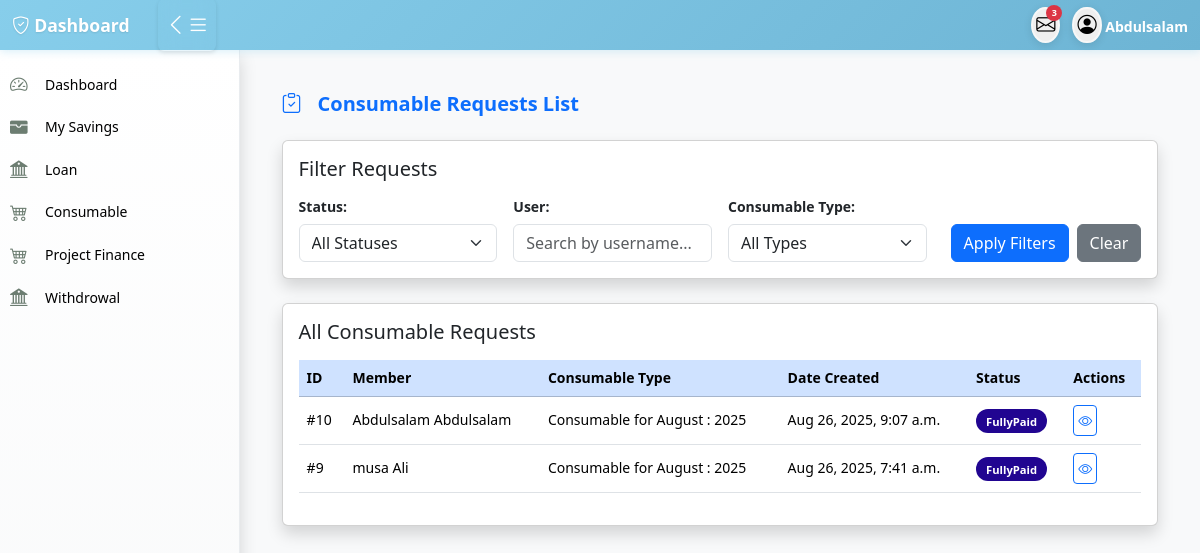
The app's page /consumables/admin_consumables_list (signed in), older data.
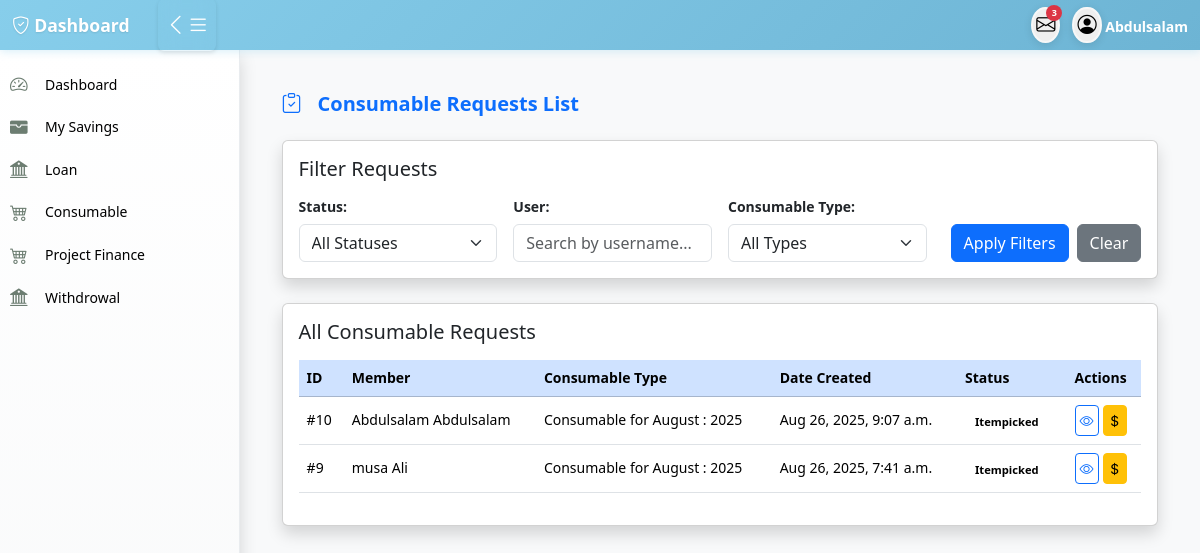
The same page, newer data.
### consumable/models.py (models this page shows, shortened)
class ConsumableRequest(models.Model):
    STATUS_CHOICES = [
        ('Pending', 'Pending'),('Approved', 'Approved'), ('Itempicked', 'Itempicked '),
        ('Declined', 'Declined'),('FullyPaid', 'FullyPaid'),]
    user = models.ForeignKey(User, on_delete=models.CASCADE)
    consumable_type = models.ForeignKey(ConsumableType, on_delete=models.CASCADE, null=True, blank=True, related_name='consumables_type')
    date_created = models.DateTimeField(auto_now_add=True)
    status = models.CharField(max_length=10, choices=STATUS_CHOICES, default='Pending')
    approved_by = models.ForeignKey(User, on_delete=models.SET_NULL, null=True, blank=True, related_name='approved_consumables')
    file_payslpt = models.ImageField(upload_to='file_payslpt', blank=True, null=True)
    def calculate_total_price(self):
        return sum(detail.total_price for detail in self.details.all())
    def total_paid(self):
        return self.repayments.aggregate(total=Sum('amount_paid'))['total'] or 0
    def balance(self):
        return self.calculate_total_price() - self.total_paid()

class ConsumableType(models.Model):
    name = models.CharField(max_length=100)
    description = models.TextField(blank=True, null=True)
    available = models.BooleanField(default=True)
    created_by = models.ForeignKey(User,on_delete=models.CASCADE)

### accounts/models.py (models this page shows, shortened)
class User(AbstractUser):
    first_name = models.CharField(max_length=100)
    last_name = models.CharField(max_length=100)
    other_name = models.CharField(max_length=100,blank=True,null=True)
    date_of_birth = models.DateField(blank=True,null=True)
    username = models.CharField(max_length=100, unique=True)
    savings = models.IntegerField(blank=True,null=True)
    account_type = models.CharField(max_length=100,blank=True,null=True)
    department = models.CharField(max_length=100)
    unit = models.CharField(max_length=100,blank=True,null=True)
    gender = models.ForeignKey(Gender, on_delete=models.CASCADE, blank=True, null=True)
    group = models.ForeignKey(UserGroup, on_delete=models.CASCADE, blank=True, null=True)
    marital_status = models.ForeignKey(MaritalStatus,on_delete=models.SET_NULL, null=True, blank=True)
    religion = models.ForeignKey(Religion, on_delete=models.SET_NULL, null=True, blank=True,)
    passport = models.ImageField(upload_to='passport', blank=True, null=True)
    phone1 = models.CharField(max_length=15,null=True, blank=True)
    phone2 = models.CharField(max_length=15, null=True, blank=True)
    email = models.EmailField(blank=True, null=True)
    member_number = models.CharField(max_length=100)

### consumable/views.py (the view)
# urls.py: path('admin_consumables_list',views.admin_consumables_list,name='admin_consumables_list'),
@login_required
def admin_consumables_list(request):
    consumables_list = ConsumableRequest.objects.select_related(
        'user', 'consumable_type'
    ).order_by('-date_created')
    status_filter = request.GET.get('status')
    user_filter = request.GET.get('user')
    consumable_type_filter = request.GET.get('consumable_type')
    if status_filter and status_filter != 'all':
        consumables_list = consumables_list.filter(status=status_filter)
    if user_filter:
        consumables_list = consumables_list.filter(
            Q(user__username__icontains=user_filter) |
            Q(user__first_name__icontains=user_filter) |
            Q(user__last_name__icontains=user_filter)
        )
    if consumable_type_filter and consumable_type_filter != 'all':
        try:
            consumable_type_filter_id = int(consumable_type_filter)
            consumables_list = consumables_list.filter(consumable_type_id=consumable_type_filter_id)
        except ValueError:
            pass
    all_consumable_types = ConsumableType.objects.filter(available=True).order_by('name')
    context = {
        'consumables_list': consumables_list,
        'all_consumable_types': all_consumable_types,
        'status_choices': ConsumableRequest.STATUS_CHOICES,
        'selected_status': status_filter,
        'selected_user': user_filter,
        'selected_consumable_type': consumable_type_filter,
    }
    return render(request, 'consumable/consumables_list.html', context)

### consumable/models.py (called while the page is built)
    @property
    def total_price(self):
        return self.quantity * self.item_price

### templates/consumable/consumables_list.html (shortened to what the changed rows need)
{% extends 'base/base.html' %}
{% load static %}
{% block content %}
    <div class="container-fluid py-4">
        <div class="card shadow mb-4">
            <div class="card-body">
                {% if consumables_list %}
                    <div class="table-responsive">
                        <table class="table table-hover align-middle">
                            <thead class="table-primary">
                                <tr>
                                    <th scope="col">ID</th>
                                    <th scope="col">Member</th>
                                    <th class="text-nowrap" style="min-width: 120px;">Consumable Type</th>
                                    <th class="text-nowrap" style="min-width: 120px;">Date Created</th>
                                    <th scope="col">Status</th>
                                    <th scope="col">Actions</th>
                                </tr>
                            </thead>
                            <tbody>
                                {% for request_obj in consumables_list %}
                                    <tr>
                                        <td>#{{ request_obj.id }}</td>
                                        <td class="text-nowrap" style="min-width: 120px;">{{ request_obj.user.get_full_name|default:request_obj.user.username }}</td>
                                        <td class="text-nowrap" style="min-width: 120px;">{{ request_obj.consumable_type.name }}</td>
                                        <td class="text-nowrap" style="min-width: 120px;">{{ request_obj.date_created|date:'M j, Y, P' }}</td>
                                        <td>
                                            <span class="status-badge
                                                {% if request_obj.status == 'Pending' %}status-pending
                                                {% elif request_obj.status == 'Approved' %}status-active
                                                {% elif request_obj.status == 'Itempicked' %}status-itempicked
                                                {% elif request_obj.status == 'FullyPaid' %}status-completed
                                                {% elif request_obj.status == 'Declined' %}status-cancelled
                                                {% else %}bg-secondary{% endif %}">
                                                {{ request_obj.status }}
                                            </span>
                                        </td>
                                       <td>
                                        <div class="d-flex">
                                            <a href="{% url 'admin_consumable_detail' request_obj.id %}" class="btn btn-sm btn-outline-primary p-1 me-1" title="View Details">
                                                <i class="bi bi-eye"></i>
                                            </a>
                                            {% if request_obj.status == 'Pending' %}
                                                <a href="" class="btn btn-sm btn-success p-1 me-1" title="Approve">
                                                    <i class="bi bi-check-circle"></i>
                                                </a>
                                                <a href="{% url 'admin_edit_consumable_request' request_obj.id %}" class="btn btn-sm btn-pen p-1 me-1" title="Edit">
                                                    <i class="bi bi-box-pen"></i>
                                                </a>
                                                <button type="button" class="btn btn-danger btn-sm p-1" data-bs-toggle="modal"
                                                        data-bs-target="#declineConfirmModal"
                                                        data-request-id="{{ request_obj.id }}"
                                                        data-url="{% url 'admin_request_reject' request_obj.id %}"
                                                        title="Decline">
                                                    <i class="fas fa-times"></i>
                                                </button>
                                            {% elif request_obj.status == 'Itempicked' %}
                                                <button type="button" class="btn btn-sm btn-warning p-1" title="Add Payment"
                                                        data-bs-toggle="modal" data-bs-target="#addPaymentModal"
                                                        data-request-id="{{ request_obj.id }}"
                                                        data-balance="{{ request_obj.balance|floatformat:2 }}"
                                                        data-url="{% url 'add_payment' request_obj.id %}">
                                                    <i class="bi bi-currency-dollar"></i>
                                                </button>
                                            {% endif %}
                                        </div>
                                    </td>
                                    </tr>
                                {% endfor %}
                            </tbody>
                        </table>
                    </div>
                {% else %}
                    <div class="alert alert-info text-center" role="alert">
                        <i class="bi bi-info-circle me-2"></i> No consumable requests found matching your criteria.
                    </div>
                {% endif %}
            </div>
        </div>
    </div>
{% endblock %}

Row changes from the older to the newer data that the page shows:
changed ConsumableRequest "Aug 26, 2025, 9:07 a.m.": status "FullyPaid" → "Itempicked"
changed ConsumableRequest "Aug 26, 2025, 7:41 a.m.": status "FullyPaid" → "Itempicked"
